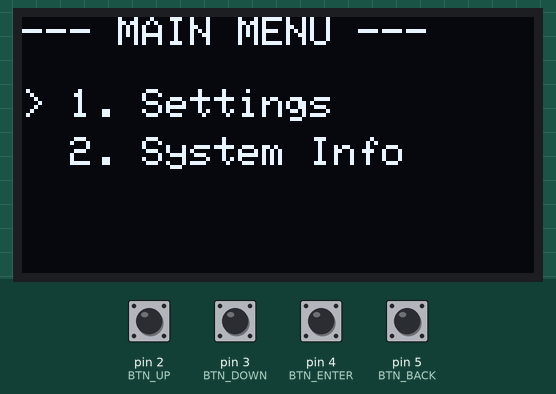
Recording of a sketch running on a simulated Arduino Nano, built with avr-gcc and run on an emulated ATmega328P. Parts: 128×64 one-colour display. Inputs (shaded band) come from the test bench; at power-on: pin 2 (BTN_UP), pin 3 (BTN_DOWN), pin 4 (BTN_ENTER), pin 5 (BTN_BACK) HIGH.

Above: at 1.2 s.
1.3 s: pin 4 (BTN_ENTER) pulled LOW for 1 s
At 2.2 s:
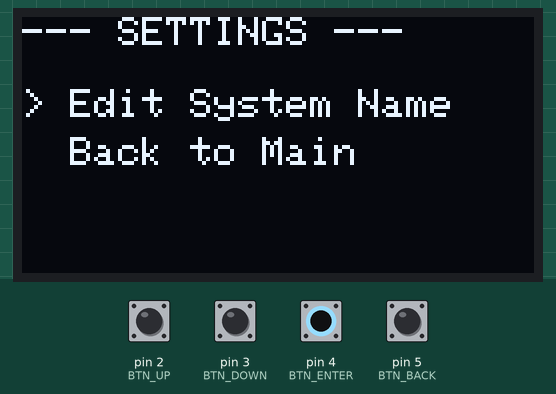
4.5 s: pin 2 (BTN_UP) pulled LOW for 0.15 s
At 4.98 s:
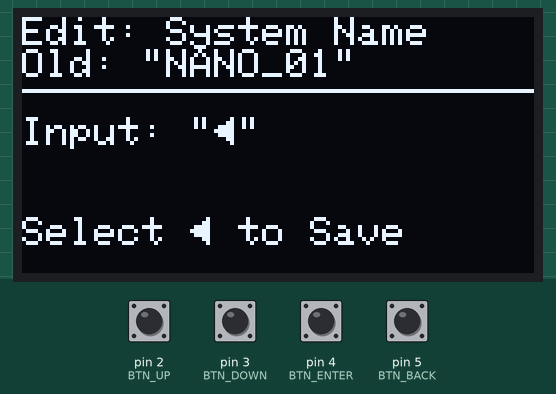
7.6 s: pin 3 (BTN_DOWN) pulled LOW for 1 s
At 11.08 s:
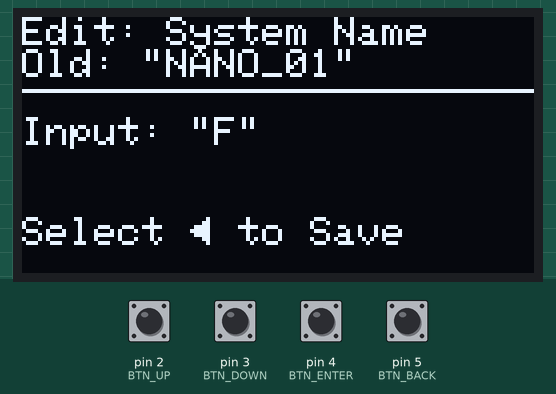
11.1 s: pin 4 (BTN_ENTER) pulled LOW for 0.15 s
At 11.61 s:
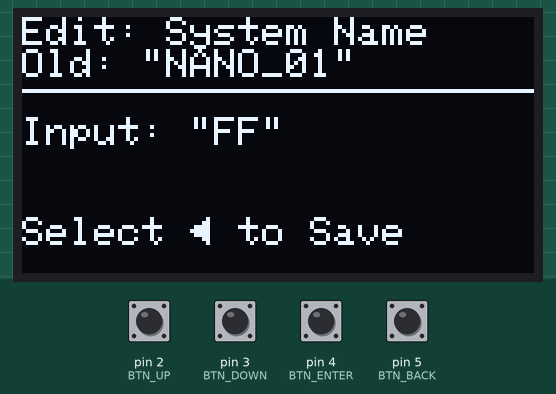
13.5 s: pin 3 (BTN_DOWN) pulled LOW for 0.15 s
16.6 s: pin 5 (BTN_BACK) pulled LOW for 0.15 s
At 17.91 s:
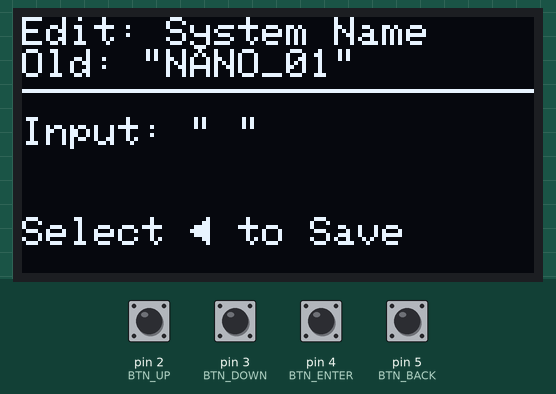
Timing chart, 0 to 19.6 s (numbered marks = the images above; inputs shaded):
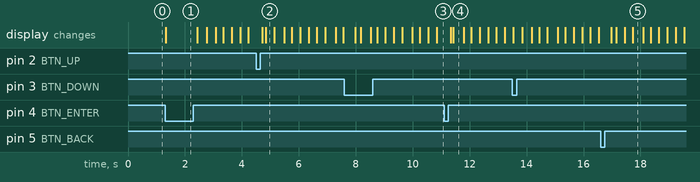

Measured:
- after the input at 1.3 s, the display: changes at once (image 1)
- after the input at 7.6 s, the display: first changes after 0.38 s (image 3 shows a later state)
- after the input at 11.1 s, the display: first changes after 0.23 s (image 4 shows a later state)
- after the input at 16.6 s, the display: first changes after 0.38 s (image 5 shows a later state)

The sketch:

sketch.ino
```cpp
#include <Wire.h>
#include <Adafruit_GFX.h>
#include <Adafruit_SSD1306.h>

#define SCREEN_WIDTH 128
#define SCREEN_HEIGHT 64
#define OLED_RESET    -1
Adafruit_SSD1306 display(SCREEN_WIDTH, SCREEN_HEIGHT, &Wire, OLED_RESET);

// --- PIN DEFINITIONS ---
const int BTN_UP    = 2;
const int BTN_DOWN  = 3;
const int BTN_ENTER = 4;
const int BTN_BACK  = 5;

// --- MENU TRACKING ---
enum MenuState { MAIN_MENU, SETTINGS_SUB, SYSTEM_SUB };
MenuState currentState = MAIN_MENU;
int cursor = 0;

// --- DATA STORAGE ---
String deviceName = "NANO_01";

// Charset: Standard alphabet, numbers, space, and the return arrow (\x11)
const char charset[] = "ABCDEFGHIJKLMNOPQRSTUVWXYZ0123456789 \x11";

void setup() {
  pinMode(BTN_UP, INPUT_PULLUP);
  pinMode(BTN_DOWN, INPUT_PULLUP);
  pinMode(BTN_ENTER, INPUT_PULLUP);
  pinMode(BTN_BACK, INPUT_PULLUP);

  display.begin(SSD1306_SWITCHCAPVCC, 0x3C);
  drawMenu();
}

void loop() {
  if (digitalRead(BTN_UP) == LOW) {
    cursor--;
    if (cursor < 0) cursor = 0;
    drawMenu();
    delay(200);
  }

  if (digitalRead(BTN_DOWN) == LOW) {
    cursor++;
    drawMenu();
    delay(200);
  }

  if (digitalRead(BTN_BACK) == LOW) {
    if (currentState != MAIN_MENU) {
      currentState = MAIN_MENU;
      cursor = 0;
      drawMenu();
    }
    delay(200);
  }

  if (digitalRead(BTN_ENTER) == LOW) {
    handleSelection();
    delay(200);
  }
}

// --- RENDERING ENGINE ---
void drawMenu() {
  display.clearDisplay();
  display.setTextSize(1);
  display.setTextColor(SSD1306_WHITE);
  display.setCursor(0, 0);

  switch (currentState) {
    case MAIN_MENU:
      if (cursor > 1) cursor = 1;
      display.println(F("--- MAIN MENU ---"));
      drawItem("1. Settings", 0, 18);
      drawItem("2. System Info", 1, 30);
      break;

    case SETTINGS_SUB:
      if (cursor > 1) cursor = 1;
      display.println(F("--- SETTINGS ---"));
      drawItem("Edit System Name", 0, 18);
      drawItem("Back to Main", 1, 30);
      break;

    case SYSTEM_SUB:
      if (cursor > 0) cursor = 0;
      display.println(F("--- SYSTEM INFO ---"));
      display.setCursor(0, 15);
      display.print("Current Name:");
      display.setCursor(0, 25);
      // Wrapped in quotes to see spaces
      display.print("\""); display.print(deviceName); display.println("\"");
      display.setCursor(0, 40);
      display.println("Firmware: v1.0.7");
      drawItem("Back", 0, 52);
      break;
  }
  display.display();
}

void drawItem(String text, int pos, int yBase) {
  display.setCursor(0, yBase);
  if (cursor == pos) display.print("> ");
  else display.print("  ");
  display.println(text);
}

// --- LOGIC ENGINE ---
void handleSelection() {
  switch (currentState) {
    case MAIN_MENU:
      if (cursor == 0) currentState = SETTINGS_SUB;
      else if (cursor == 1) currentState = SYSTEM_SUB;
      cursor = 0;
      break;

    case SETTINGS_SUB:
      if (cursor == 0) {
        while(digitalRead(BTN_ENTER) == LOW);
        delay(100);
        deviceName = startTypingRoutine("System Name", deviceName);
      }
      else if (cursor == 1) currentState = MAIN_MENU;
      cursor = 0;
      break;

    case SYSTEM_SUB:
      currentState = MAIN_MENU;
      cursor = 0;
      break;
  }
  drawMenu();
}

// --- TYPING ROUTINE ---
String startTypingRoutine(String title, String oldValue) {
  String newString = "";
  int charIndex = 0;
  bool typingActive = true;

  while (typingActive) {
    display.clearDisplay();
    display.setTextSize(1);
    display.setCursor(0, 0);
    display.print("Edit: "); display.println(title);
    // Wrapped old value in quotes
    display.print("Old: \""); display.print(oldValue); display.println("\"");
    display.drawLine(0, 18, 128, 18, SSD1306_WHITE);

    display.setCursor(0, 25);
    display.print("Input: \"");
    display.print(newString);

    // Blinking cursor
    if ((millis() / 300) % 2 == 0) {
       if (charset[charIndex] == ' ') display.print("_");
       else display.print(charset[charIndex]);
    } else {
       display.print(" ");
    }
    display.print("\""); // Closing quote for input line

    display.setCursor(0, 50);
    display.print("Select \x11 to Save");
    display.display();

    if (digitalRead(BTN_UP) == LOW) {
      charIndex--;
      if (charIndex < 0) charIndex = strlen(charset) - 1;
      delay(150);
    }
    if (digitalRead(BTN_DOWN) == LOW) {
      charIndex++;
      if (charIndex >= strlen(charset)) charIndex = 0;
      delay(150);
    }
    if (digitalRead(BTN_ENTER) == LOW) {
      if (charset[charIndex] == '\x11') {
        typingActive = false;
      } else {
        newString += charset[charIndex];
      }
      while(digitalRead(BTN_ENTER) == LOW);
      delay(50);
    }
    if (digitalRead(BTN_BACK) == LOW) {
      if (newString.length() > 0) {
        newString.remove(newString.length() - 1);
        while(digitalRead(BTN_BACK) == LOW);
      } else return oldValue;
      delay(200);
    }
  }

  // Success screen with quotes
  display.clearDisplay();
  display.setCursor(0, 20);
  display.println("Saved!");
  display.print("Val: \""); display.print(newString); display.println("\"");
  display.display();
  delay(1500);

  return (newString == "") ? oldValue : newString;
}
```
